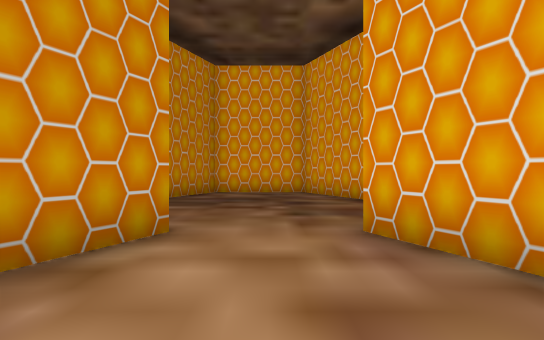
View 1 (above)

22 first-person views from a walk through a Unity game level. The camera is 1.4 m above the floor, looks level and sees 85° across. The floor is counted in squares, 2 m on a side. Each view is taken from the middle of a square. On the plan, view 1 faces up. The plan holds only what a view shows up to about 10 squares ahead; the rest is blank. The place goes on beyond the plan. The player is left out. Some animated figures are left out.

View 2
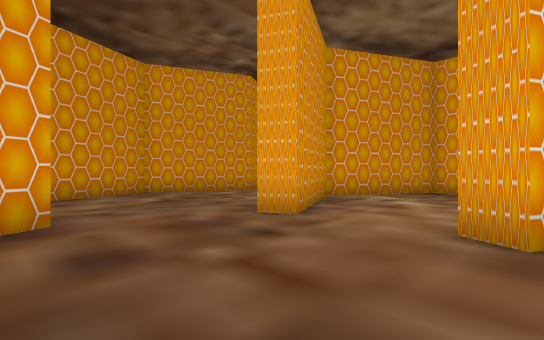

View 3
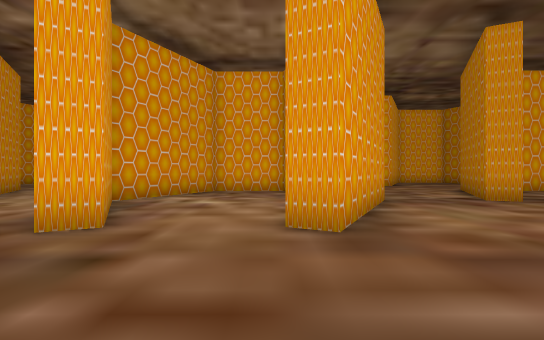

View 4
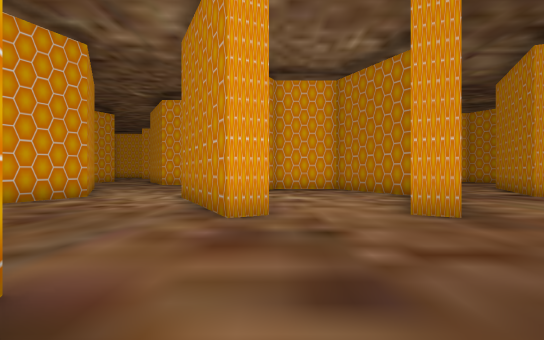

View 5
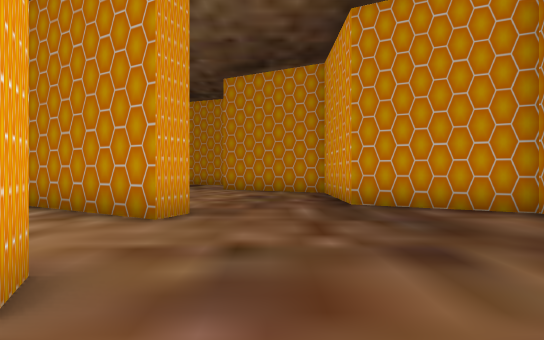

View 6
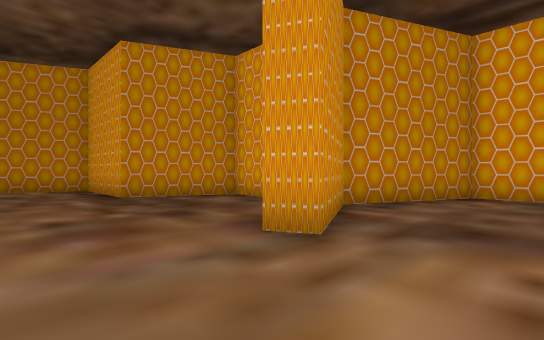

View 7
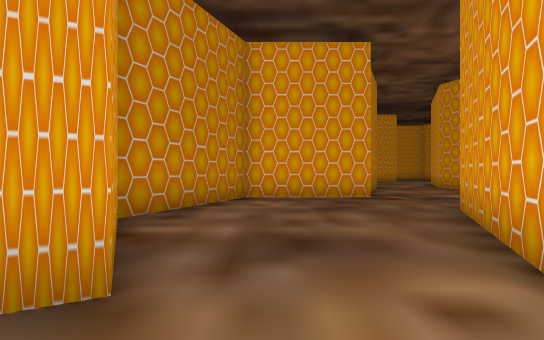

View 8
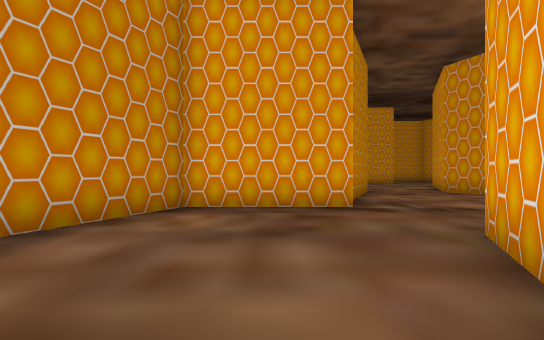

View 9
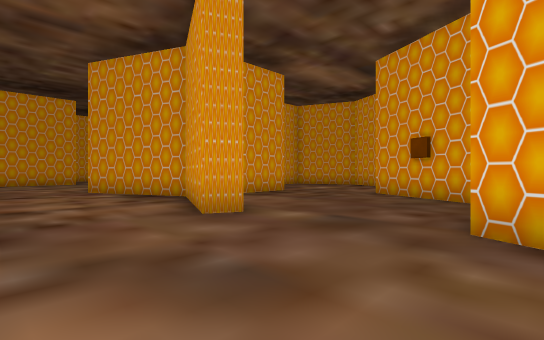

View 10
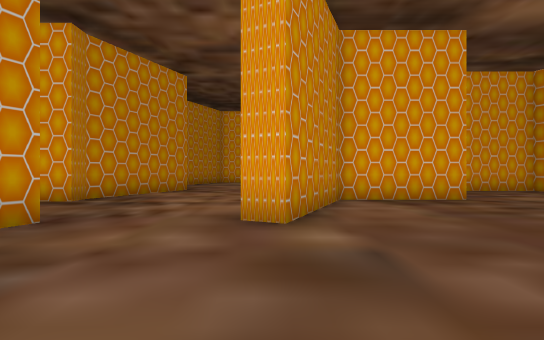

View 11
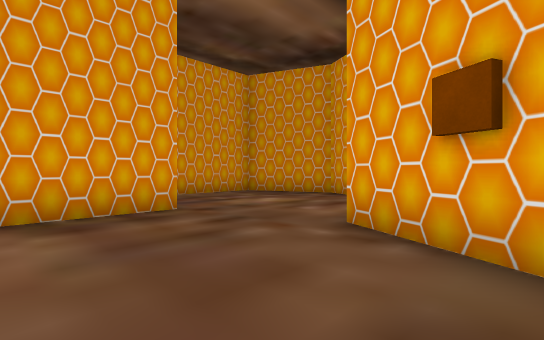

View 12
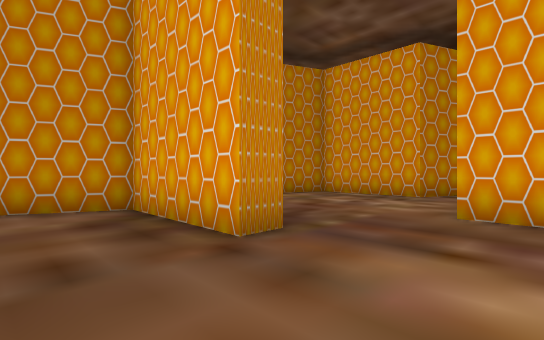

View 13
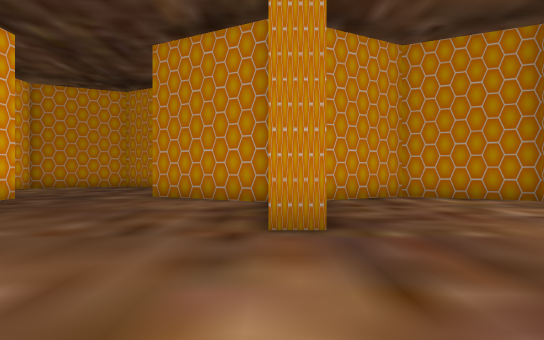

View 14
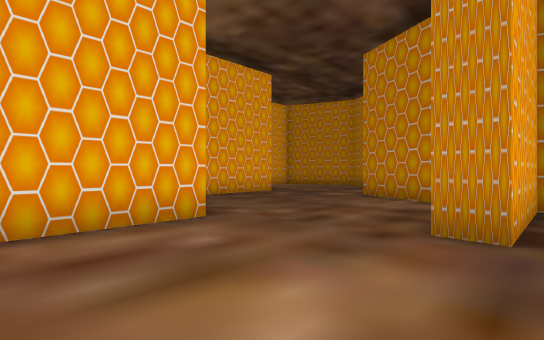

View 15
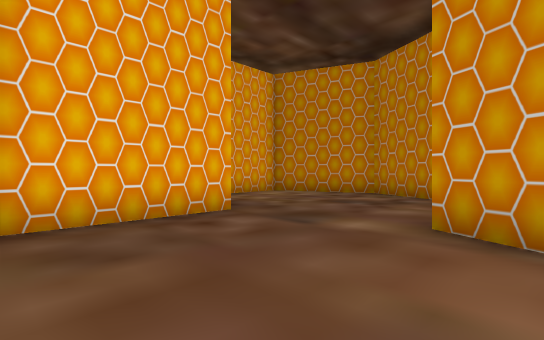

View 16
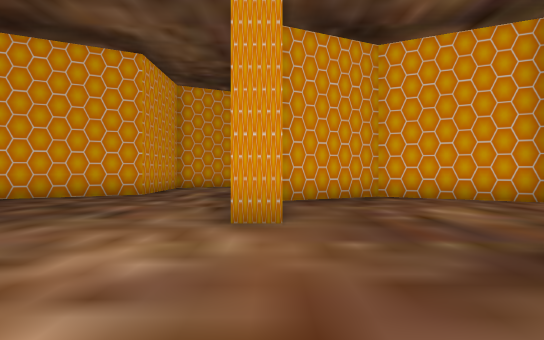

View 17
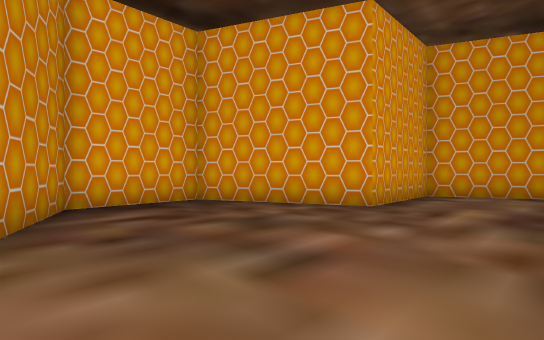

View 18
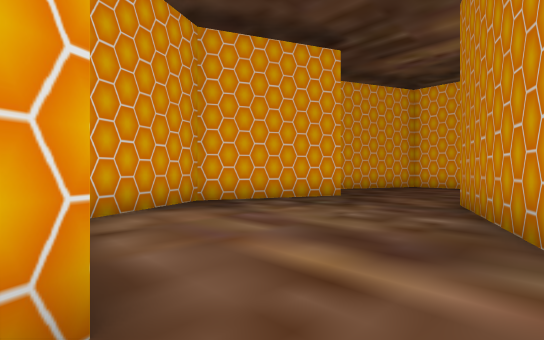

View 19
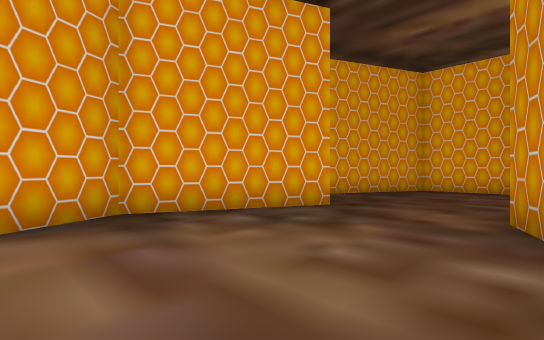

View 20
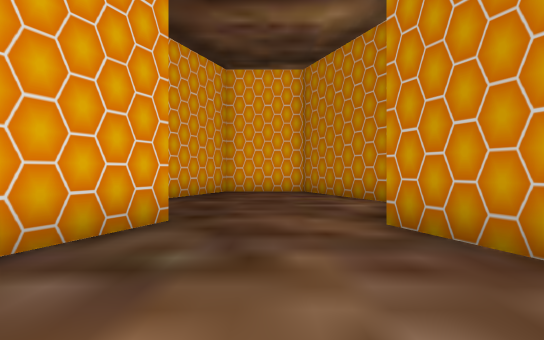

View 21
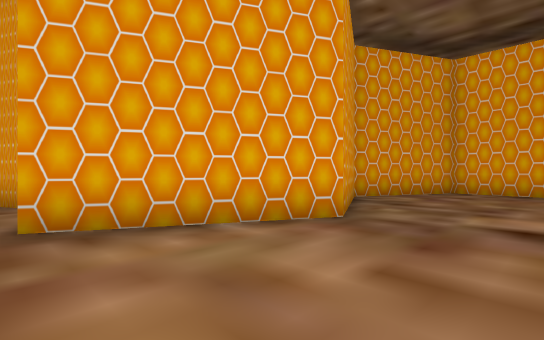

View 22
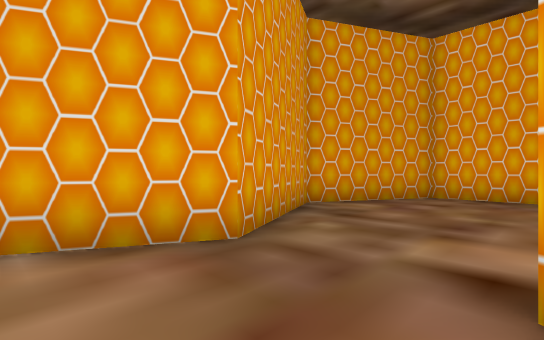

### Floor plan
Points are (right, up) in squares from view 1. A wall is a line through its corners. A room is listed if a view was taken in it or the views show most of it. See-through windows are left out.
Room 1 (views 1, 2, 3, 4, 5, 6, 7, 8, 21, 22)
walls: (3.1, 6.6) (2.5, 6.3) (1, 9.3) (-1.8, 9.3) (-3, 6.6) (-6.1, 6.6) (-6.5, 5.7); (-3.1, 1.2) (-1.8, 3.7) (-1.2, 3.4) (-2.9, 0.1) (-1.4, -2.9) (0.9, -2.9) (2.6, 0.4) (1, 3.4) (1.6, 3.7) (3.3, 0.4); (6.2, 1.1) (7.2, 3.3) (6.2, 5.8); (-6.6, 0.5) (-6, 0.2)
ways out: opening at (4.5, 7) to room 6; opening at (-4.5, 0.5); opening at (4.5, 1)
Room 2 (views 9, 10, 11, 15)
walls: (7.9, 10) (6.5, 6.9) (7.6, 4.2); (11.5, 6.1) (11.8, 6.8) (14.9, 6.8); (15.3, 7.4) (16.5, 10.1); (15.6, 13) (12.6, 13) (11.2, 9.9) (10.6, 10.1) (11.9, 13.2) (10.5, 16.4); (8, 3.8) (9.6, 3.8); (8, 16.4) (6.5, 13.1) (6.5, 12.6)
ways out: opening at (15.5, 11.5) to room 3; opening at (7, 11.5) to room 6; opening at (9.5, 16.5)
Room 3 (views 12, 13, 14)
walls: (15.6, 13.6) (15.6, 13); (19.4, 10.2) (20.8, 13.2) (19.7, 15.9) (16.9, 15.9) (16.9, 16.6); (16.5, 10.1) (18.9, 10.1)
ways out: opening at (15.5, 11.5) to room 2; opening at (16, 15) to room 4
Room 4 (views 16, 17)
walls: (15.3, 19.1) (12.3, 19.1) (11.2, 16.4) (12.5, 13.6) (15.6, 13.6)
ways out: opening at (16, 15) to room 3; opening at (15.5, 17.5) to room 5
Room 5 (views 18, 19, 20)
walls: (20.1, 16.6) (21.6, 13.1); (24.4, 12.8) (26, 16.4) (24.5, 19.7) (21.4, 19.7) (19.7, 23.2) (17.2, 23.2) (15.3, 19.1); (20.5, 10.6) (22, 7.3) (24.5, 7.3) (26, 10.6)
ways out: opening at (15.5, 17.5) to room 4; opening at (26, 11.5)
Room 6 (no view inside)
walls: (6.5, 12.6) (3.3, 12.6) (1.8, 9.3) (3.1, 6.6); (5.8, 7) (7.3, 10.3)
ways out: opening at (4.5, 7) to room 1; opening at (7, 11.5) to room 2

Where each view was taken, in squares from view 1:
view 1: 0 up, 0 right, facing up
view 2: 7 up, 2 left, facing down-right
view 3: 7 up, 1 left, facing down
view 4: 8 up, 1 right, facing down
view 5: 5 up, 3 right, facing left
view 6: 4 up, 5 right, facing up-left
view 7: 5 up, 4 right, facing up
view 8: 7 up, 5 right, facing up
view 9: 6 up, 8 right, facing up-right
view 10: 6 up, 11 right, facing up
view 11: 8 up, 13 right, facing up-right
view 12: 11 up, 18 right, facing up-left
view 13: 13 up, 19 right, facing left
view 14: 14 up, 19 right, facing down-left
view 15: 11 up, 15 right, facing down-left
view 16: 16 up, 13 right, facing right
view 17: 17 up, 16 right, facing up-right
view 18: 20 up, 20 right, facing down-right
view 19: 18 up, 21 right, facing down-right
view 20: 17 up, 23 right, facing down
view 21: 4 up, 6 left, facing down-right
view 22: 2 up, 6 left, facing down-right
